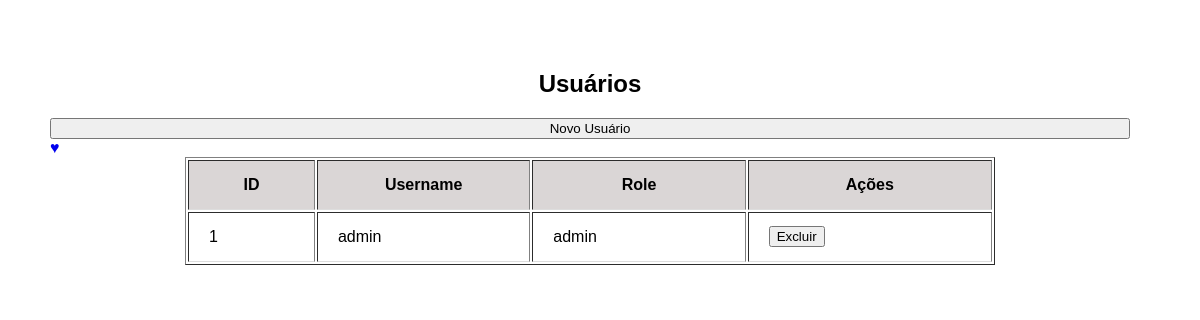
/listar (signed in), run on an earlier commit of the app's database.
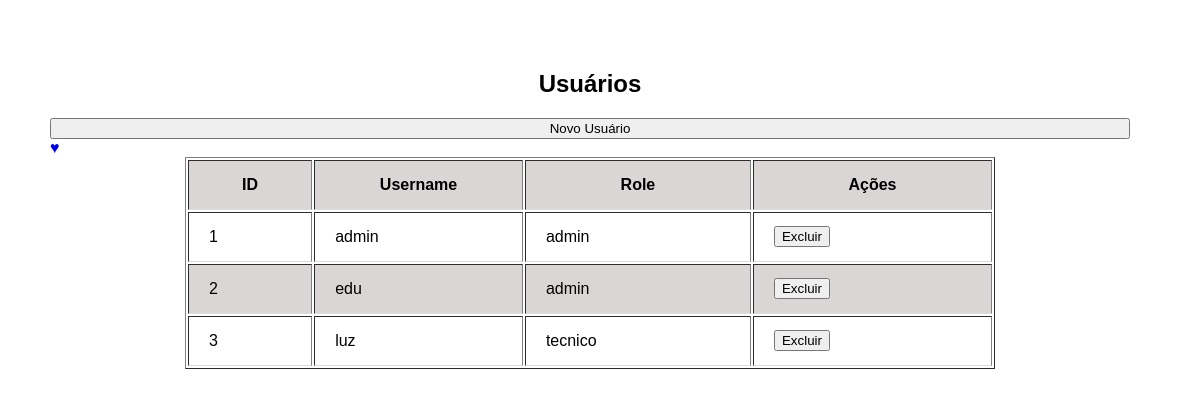
And on a later commit of the database.
### app/models/user.py (models this page shows)
class User(db.Model, UserMixin):
    id = db.Column(db.Integer, primary_key=True)
    username = db.Column(db.String(150), unique=True, nullable=False)
    password = db.Column(db.String(150), nullable=False)
    role = db.Column(db.String(50))

### app/controllers/user_controller.py (the view)
@bp.route('/listar')
@login_required
def listar_usuarios():
    usuarios = User.query.all()
    return render_template('listar.html', usuarios=usuarios)

### app/controllers/auth_controller.py (called while the page is built)
@login_manager.user_loader
def load_user(user_id):
    return User.query.get(int(user_id))

### app/templates/listar.html (shortened to what this page needs)
<!DOCTYPE html>
<html>
<head>
    <link rel="stylesheet" href="../static/style.css">
</head>
<body>
<h2>Usuários</h2>
<a href="/user/novo">
  <button type="button">Novo Usuário</button>
</a>
<a href="/dashboard">♥</a>
<table border="1">
  <tr><th>ID</th><th>Username</th><th>Role</th><th>Ações</th></tr>
  {% for u in usuarios %}
  <tr>
    <td>{{ u.id }}</td>
    <td>{{ u.username }}</td>
    <td>{{ u.role }}</td>
    <td>
      <form action="{{ url_for('user.deletar_usuario', id=u.id) }}" method="post" style="display:inline;">
        <button type="submit">Excluir</button>
      </form>
    </td>
  </tr>
  {% endfor %}
</table>
</body>
</html>

### app/static/style.css (style rules this page uses)
body { display: flex; flex-direction: column; width: 90%; height: 100%; align-items: center; align-content: center; font-family: Arial; margin: 50px; }
a { width: 100%; display: flex; flex-direction: column; text-decoration: none; }
table { margin-bottom: 5%; align-content: space-around; align-items: center; align-content: center; width: 75%; height: auto; }
tr { margin-top: 20%; height: 50px; align-items: center; align-content: center; border-bottom: 1px solid #ddd; }
td { padding-left: 20px; padding-right: 20px; margin-bottom: 20%; align-items: center; align-content: center; align-self: center; }
tr:nth-child(odd) { background-color: rgb(218, 214, 214); }

What changed in the data, as far as the page shows it:
added User: id "2", username "edu", role "admin"
added User: id "3", username "luz", role "tecnico"
